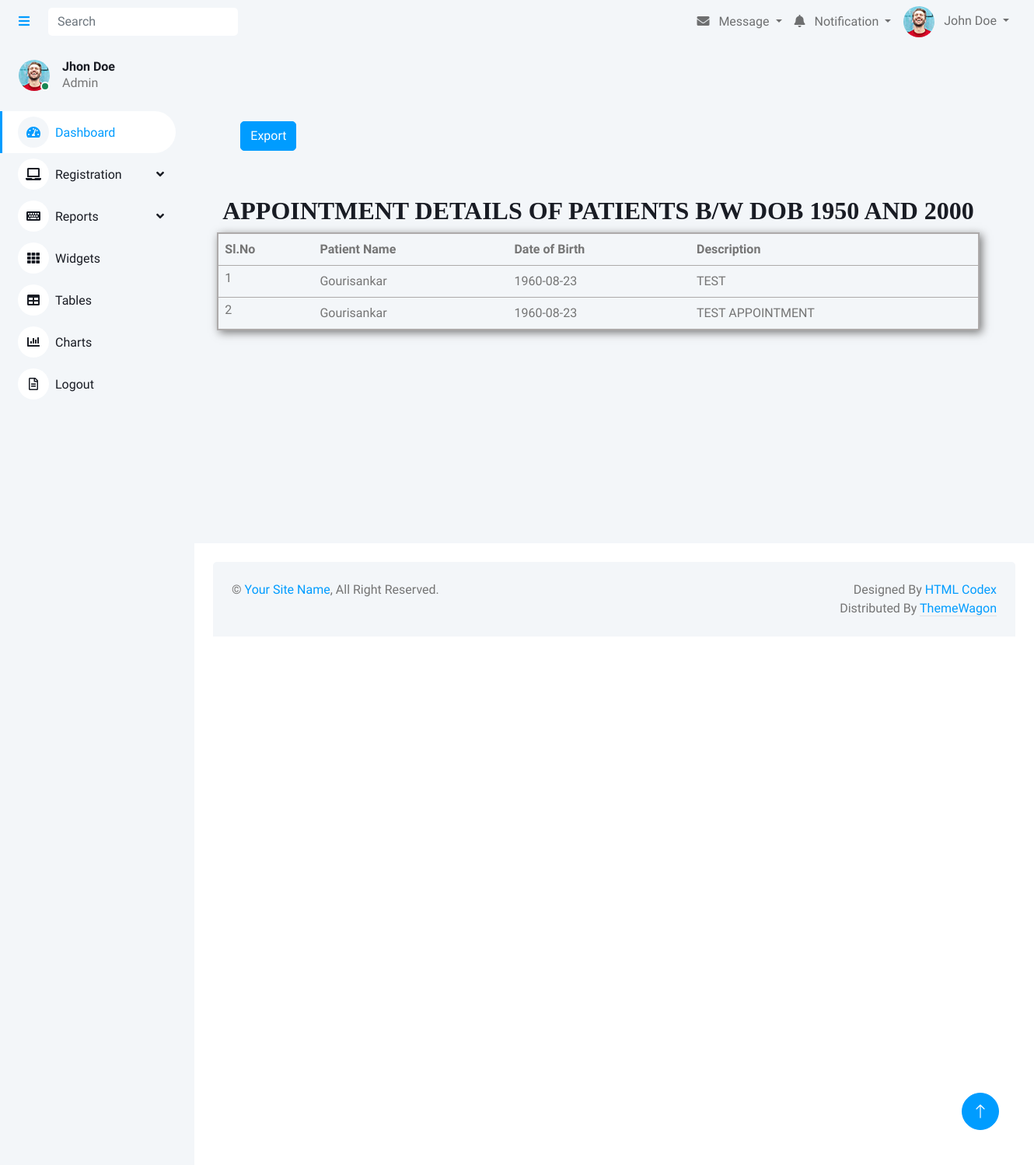
The page /Admin/pat_dob_bw.php on the database its author committed.
### tables this page shows
CREATE TABLE IF NOT EXISTS `tblopdetails` (
  `opdetailid` int(11) NOT NULL AUTO_INCREMENT,
  `opnumber` bigint(50) NOT NULL,
  `patientid` int(11) NOT NULL,
  `bookingdate` date NOT NULL,
  `departmentid` int(11) NOT NULL,
  `doctorid` int(11) NOT NULL,
  `pat_description` varchar(400) NOT NULL,
  `op_consult_status` varchar(50) NOT NULL,
  PRIMARY KEY (`opdetailid`)
);

CREATE TABLE IF NOT EXISTS `tblpatient` (
  `patientid` int(11) NOT NULL AUTO_INCREMENT,
  `patientname` varchar(50) NOT NULL,
  `gender` varchar(50) NOT NULL,
  `housename` varchar(150) NOT NULL,
  `district` varchar(50) NOT NULL,
  `location` varchar(50) NOT NULL,
  `pin` int(50) NOT NULL,
  `contact` bigint(11) NOT NULL,
  `email` varchar(50) NOT NULL,
  `dob` date NOT NULL,
  `health_description` varchar(300) NOT NULL,
  `username` varchar(50) NOT NULL,
  `password` varchar(50) NOT NULL,
  `opstatus` varchar(50) NOT NULL,
  PRIMARY KEY (`patientid`)
);

### Admin/pat_dob_bw.php (the view, shortened to what this page needs)
<?php
include("header.php");
?>
<!doctype html>
<html>
<head>
</head>
<body>
<form action="Excel/excel_pat_dob_bw.php" method="post">
<div class="logo">
              <a href="./index.php">
                <br> &nbsp; &nbsp; &nbsp; &nbsp; &nbsp; &nbsp; &nbsp;
                 <img src="img/logo.png" alt="">&nbsp; &nbsp;</a>
                 </div>
  <div class="container" style="padding:6%; width:100%;margin-left:15%;margin-bottom: 5%;" >
  <div class="row">
  <div class="col-md-12" style=" border-radius:15px; top: 106px;    margin-bottom: 59px;">
  <input type="submit" name="addnew" value="Export" class="btn btn-primary" style="margin-left:30px">
  <h2 style="text-align: center;margin-top: 6%;font-family: fantasy;">APPOINTMENT DETAILS OF PATIENTS B/W DOB 1950 AND 2000</h2>
  <div class="form-horizontal" style="margin-left:0px;">
  <table class="table table-hover" style="border: 2px solid #adaaaa; box-shadow: 3px 3px 11px #777777; margin-bottom:7%">
  <tr>
                          <th> Sl.No </th>
                          <th> Patient Name  </th>
                          <th> Date of Birth</th>
                          <th> Description</th>
                        </tr>
    <?php
include("config.php");
$s=1;
$sql="select patientname, dob, pat_description  from tblopdetails o inner join tblpatient p on p.patientid=o.patientid where dob between '1950-10-10' and '2000-10-10'  ";
$res=mysqli_query($con,$sql);
   while($display=mysqli_fetch_array($res))
   {
    ?>
	<tr>
                          <td class="py-1"><?php echo $s++;?></td>
                          <td> <?php echo $display["patientname"];?></td>
                          <td> <?php echo $display["dob"];?></td>
                          <td> <?php echo $display["pat_description"];?></td>
                      </tr>
                      <?php
  }
  ?>
</table>
</div>
  </div>
  </div>
  </div>
</form>
</body>
</html>
<?php
include("footer.php");
?>

### Admin/css/style.css (style rules this page uses)
:root { --primary: #009CFF; --light: #F3F6F9; --dark: #191C24; }
.btn { transition: .5s; }
.btn.btn-primary { color: #FFFFFF; }

### rows shown on the page
tblopdetails: patientid.patientname "Gourisankar", patientid.dob "1960-08-23", pat_description "TEST"
tblopdetails: patientid.patientname "Gourisankar", patientid.dob "1960-08-23", pat_description "TEST APPOINTMENT"
